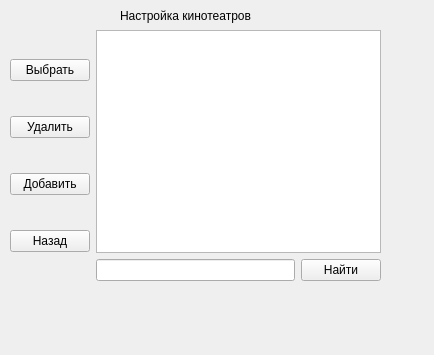
<?xml version="1.0" encoding="UTF-8"?>
<ui version="4.0">
 <class>Form</class>
 <widget class="QWidget" name="Form">
  <property name="geometry">
   <rect>
    <x>0</x>
    <y>0</y>
    <width>434</width>
    <height>355</height>
   </rect>
  </property>
  <property name="windowTitle">
   <string>Form</string>
  </property>
  <widget class="QLabel" name="label">
   <property name="geometry">
    <rect>
     <x>120</x>
     <y>0</y>
     <width>141</width>
     <height>31</height>
    </rect>
   </property>
   <property name="text">
    <string>Настройка кинотеатров</string>
   </property>
  </widget>
  <widget class="QWidget" name="horizontalLayoutWidget">
   <property name="geometry">
    <rect>
     <x>10</x>
     <y>30</y>
     <width>371</width>
     <height>251</height>
    </rect>
   </property>
   <layout class="QHBoxLayout" name="horizontalLayout">
    <item>
     <layout class="QVBoxLayout" name="verticalLayout">
      <item>
       <widget class="QPushButton" name="pushButton_3">
        <property name="text">
         <string>Выбрать</string>
        </property>
       </widget>
      </item>
      <item>
       <widget class="QPushButton" name="pushButton_2">
        <property name="text">
         <string>Удалить</string>
        </property>
       </widget>
      </item>
      <item>
       <widget class="QPushButton" name="pushButton">
        <property name="text">
         <string>Добавить</string>
        </property>
       </widget>
      </item>
      <item>
       <widget class="QPushButton" name="pushButton_4">
        <property name="text">
         <string>Назад</string>
        </property>
       </widget>
      </item>
     </layout>
    </item>
    <item>
     <layout class="QVBoxLayout" name="verticalLayout_2">
      <item>
       <widget class="QTableWidget" name="tableWidget"/>
      </item>
      <item>
       <layout class="QHBoxLayout" name="horizontalLayout_2">
        <item>
         <widget class="QLineEdit" name="lineEdit"/>
        </item>
        <item>
         <widget class="QPushButton" name="pushButton_5">
          <property name="text">
           <string>Найти</string>
          </property>
         </widget>
        </item>
       </layout>
      </item>
     </layout>
    </item>
   </layout>
  </widget>
 </widget>
 <resources/>
 <connections/>
</ui>
